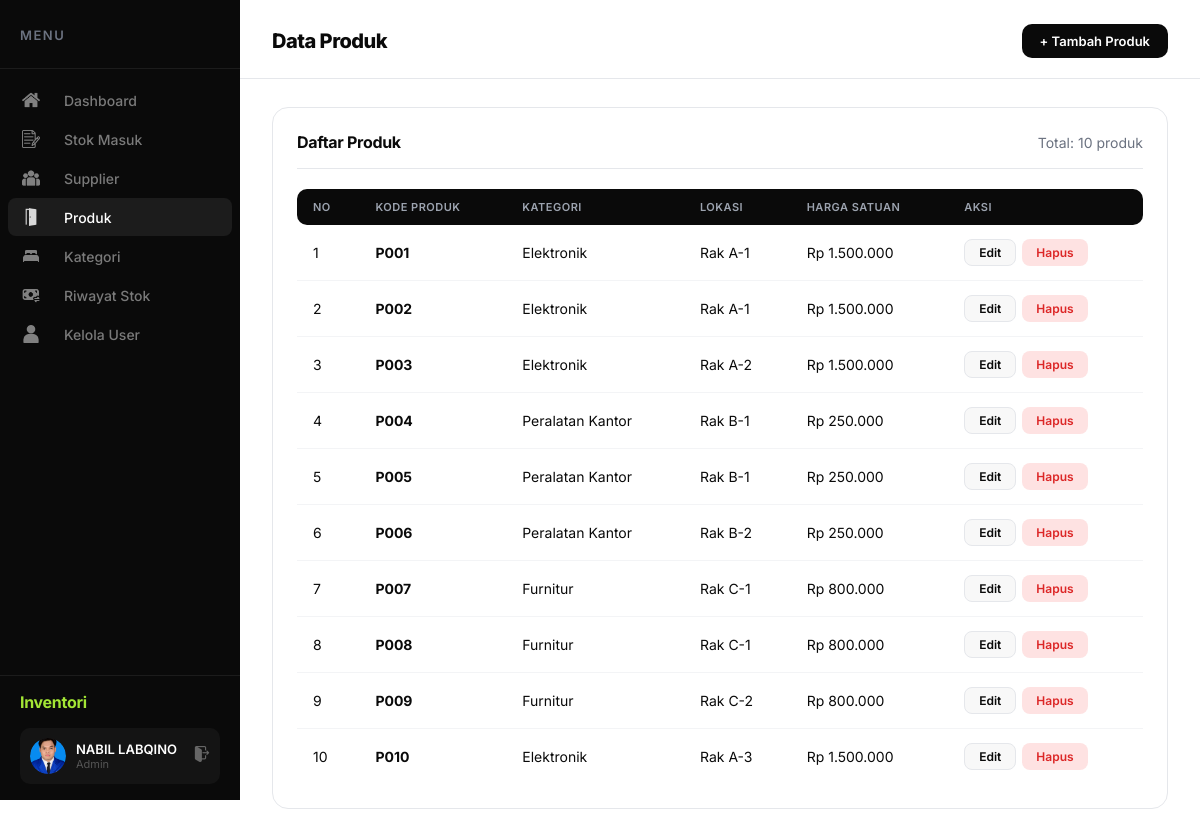
The page /produk/TampilProduk.php (signed in) on the database its author committed.
### tables this page shows
CREATE TABLE `produk` (
  `kode_produk` varchar(10) NOT NULL,
  `id_kategori` int(11) NOT NULL,
  `lokasi` varchar(20) NOT NULL
);

CREATE TABLE `kategori` (
  `id_kategori` int(11) NOT NULL,
  `nama_kategori` varchar(50) NOT NULL,
  `harga_satuan` decimal(15,2) NOT NULL,
  `stok_minimum` int(11) NOT NULL,
  `foto` varchar(255) DEFAULT NULL
);

### produk/TampilProduk.php (the view, shortened to what this page needs)
<?php
include "../koneksi.php";
$base_url = '../';
$current_page = 'produk';
$result = $koneksi->query("SELECT p.*, k.nama_kategori, k.harga_satuan FROM produk p JOIN kategori k ON p.id_kategori = k.id_kategori ORDER BY p.kode_produk")->fetchAll();
?>
<!DOCTYPE html>
<html lang="id">
<head>
    <link rel="stylesheet" href="../css/dashboard.css">
</head>
<body>
    <div class="dashboard">
        <?php include '../includes/sidebar.php'; ?>
        <main class="main">
            <header class="header">
                <h1 class="page-title">Data Produk</h1>
                <div class="header-right">
                    <a href="TambahProduk.php" class="btn btn-primary">+ Tambah Produk</a>
                </div>
            </header>
            <div class="content">
                <div class="card">
                    <div class="card-header">
                        <h3 class="card-title">Daftar Produk</h3>
                        <span style="color: var(--text-gray); font-size: 14px;">Total: <?= count($result) ?>
                            produk</span>
                    </div>
                    <div class="table-responsive">
                        <table class="table">
                            <thead>
                                <tr>
                                    <th>No</th>
                                    <th>Kode Produk</th>
                                    <th>Kategori</th>
                                    <th>Lokasi</th>
                                    <th>Harga Satuan</th>
                                    <th>Aksi</th>
                                </tr>
                            </thead>
                            <tbody>
                                <?php $no = 1;
                                foreach ($result as $row): ?>
                                    <tr>
                                        <td><?= $no++ ?></td>
                                        <td><strong><?= htmlspecialchars($row['kode_produk']) ?></strong></td>
                                        <td><?= htmlspecialchars($row['nama_kategori']) ?></td>
                                        <td><?= htmlspecialchars($row['lokasi']) ?></td>
                                        <td>Rp <?= number_format($row['harga_satuan'], 0, ',', '.') ?></td>
                                        <td class="actions">
                                            <a href="KoreksiProduk.php?id=<?= $row['kode_produk'] ?>"
                                                class="btn btn-sm btn-secondary">Edit</a>
                                            <a href="HapusProduk.php?id=<?= $row['kode_produk'] ?>"
                                                class="btn btn-sm btn-danger"
                                                onclick="return confirm('Hapus produk ini?')">Hapus</a>
                                        </td>
                                    </tr>
                                <?php endforeach; ?>
                            </tbody>
                        </table>
                    </div>
                </div>
            </div>
        </main>
    </div>
</body>
</html>

### includes/sidebar.php (shortened to what this page needs)
<aside class="sidebar">
    <div class="logo">
        <span class="logo-text">Menu</span>
    </div>
    <ul class="nav-menu">
        <li><a href="<?= $base_url ?>menu.php" class="<?= $current_page == 'dashboard' ? 'active' : '' ?>">
                <img src="<?= $base_url ?>includes/images/dashboard.png" class="nav-icon" alt=""> Dashboard</a></li>
        <li><a href="<?= $base_url ?>stok_masuk.php" class="<?= $current_page == 'stok_masuk' ? 'active' : '' ?>">
                <img src="<?= $base_url ?>includes/images/transaksibaru.png" class="nav-icon" alt=""> Stok Masuk</a>
        </li>
        <li><a href="<?= $base_url ?>supplier/TampilSupplier.php"
                class="<?= $current_page == 'supplier' ? 'active' : '' ?>">
                <img src="<?= $base_url ?>includes/images/penyewa.png" class="nav-icon" alt=""> Supplier</a></li>
        <li><a href="<?= $base_url ?>produk/TampilProduk.php" class="<?= $current_page == 'produk' ? 'active' : '' ?>">
                <img src="<?= $base_url ?>includes/images/kamar.png" class="nav-icon" alt=""> Produk</a></li>
        <li><a href="<?= $base_url ?>kategori/TampilKategori.php"
                class="<?= $current_page == 'kategori' ? 'active' : '' ?>">
                <img src="<?= $base_url ?>includes/images/tipekamar.png" class="nav-icon" alt=""> Kategori</a></li>
        <li><a href="<?= $base_url ?>riwayat_stok/TampilRiwayatStok.php"
                class="<?= $current_page == 'riwayat_stok' ? 'active' : '' ?>">
                <img src="<?= $base_url ?>includes/images/transaksi.png" class="nav-icon" alt=""> Riwayat Stok</a></li>
        <li><a href="<?= $base_url ?>user/TampilUser.php" class="<?= $current_page == 'user' ? 'active' : '' ?>">
                <img src="<?= $base_url ?>includes/images/usericon.png" class="nav-icon" alt=""> Kelola User</a></li>
    </ul>
    <div class="sidebar-footer">
        <div class="sidebar-brand">Inventori</div>
        <div class="user-card">
            <div class="user-avatar">
                <?php if (!empty($_SESSION['foto'])): ?>
                    <img src="<?= $base_url ?>user/uploads/<?= htmlspecialchars($_SESSION['foto']) ?>" alt="Avatar"
                        style="width: 36px; height: 36px; border-radius: 50%; object-fit: cover;">
                <?php else: ?>
                    <span style="color: #6b7280;">&#128100;</span>
                <?php endif; ?>
            </div>
            <div class="user-info">
                <div class="user-name">
                    <?= htmlspecialchars($_SESSION['nama'] ?? 'User') ?>
                </div>
                <div class="user-role">Admin</div>
            </div>
            <a href="<?= $base_url ?>logout.php" class="logout-link" title="Logout"><img
                    src="<?= $base_url ?>includes/images/logout.png" alt="Logout"
                    style="width: 16px; height: 16px; filter: brightness(0) invert(0.4);"></a>
        </div>
    </div>
</aside>

### css/dashboard.css (style rules this page uses)
:root { --accent: #a3e635; --accent-dark: #84cc16; --dark: #0a0a0a; --dark-2: #141414; --dark-3: #1c1c1c; --bg-main: #ffffff; --bg-section: #f8f8f8; --bg-card: #ffffff; --text-dark: #0a0a0a; --text-gray: #6b7280; --text-light: #9ca3af; --border: #e5e7eb; --success: #22c55e; --danger: #ef4444; --warning: #f59e0b; --sidebar-width: 240px; }
* { margin: 0; padding: 0; box-sizing: border-box; }
body { font-family: 'Inter', -apple-system, sans-serif; background: var(--bg-main); color: var(--text-dark); position: relative; overflow-x: hidden; }
.dashboard { display: flex; min-height: 100vh; position: relative; }
.sidebar { width: var(--sidebar-width); background: var(--dark); position: fixed; height: 100vh; display: flex; flex-direction: column; z-index: 10000; }
.logo { padding: 24px 20px; border-bottom: 1px solid var(--dark-3); }
.logo-text { font-size: 13px; font-weight: 600; color: #6b7280; text-transform: uppercase; letter-spacing: 1.5px; }
.nav-menu { list-style: none; padding: 12px 8px; flex: 1; overflow-y: auto; }
.nav-menu li { margin-bottom: 1px; }
.nav-menu a { display: flex; align-items: center; gap: 12px; padding: 10px 14px; color: #7a7a7a; text-decoration: none; font-size: 14px; font-weight: 500; border-radius: 8px; transition: all 0.15s ease; }
.nav-menu a.active { color: #ffffff; background: var(--dark-3); }
.sidebar-footer { padding: 16px 20px; border-top: 1px solid var(--dark-3); }
.sidebar-brand { color: var(--accent); font-size: 16px; font-weight: 700; letter-spacing: -0.3px; margin-bottom: 16px; }
.user-card { display: flex; align-items: center; gap: 10px; padding: 10px; background: var(--dark-2); border-radius: 10px; }
.user-avatar { width: 36px; height: 36px; background: var(--dark-3); border-radius: 50%; display: flex; align-items: center; justify-content: center; font-size: 16px; overflow: hidden; flex-shrink: 0; }
.user-info { flex: 1; min-width: 0; }
.user-name { font-size: 13px; font-weight: 600; color: #ffffff; white-space: nowrap; overflow: hidden; text-overflow: ellipsis; }
.user-role { font-size: 11px; color: #555; }
.logout-link { color: #555; text-decoration: none; transition: color 0.15s; flex-shrink: 0; }
.main { flex: 1; margin-left: var(--sidebar-width); padding-right: 0; }
.header { background: var(--bg-main); padding: 24px 32px 20px; display: flex; justify-content: space-between; align-items: center; border-bottom: 1px solid var(--border); position: sticky; top: 0; z-index: 100; }
.page-title { font-size: 20px; font-weight: 800; color: var(--text-dark); letter-spacing: -0.5px; }
.header-right { display: flex; align-items: center; gap: 12px; }
.content { padding: 28px 32px; }
.card { background: var(--bg-card); border-radius: 16px; border: 1px solid var(--border); padding: 24px; margin-bottom: 24px; }
.card-header { display: flex; justify-content: space-between; align-items: center; margin-bottom: 20px; padding-bottom: 16px; border-bottom: 1px solid var(--border); }
.card-title { font-size: 16px; font-weight: 700; color: var(--text-dark); letter-spacing: -0.3px; }
.btn { display: inline-flex; align-items: center; gap: 8px; padding: 9px 18px; border-radius: 10px; font-size: 13px; font-weight: 600; text-decoration: none; border: none; cursor: pointer; transition: all 0.15s; font-family: inherit; }
.btn-primary { background: var(--dark); color: #fff; }
.btn-danger { background: #fee2e2; color: #dc2626; }
.btn-secondary { background: var(--bg-section); color: var(--text-dark); border: 1px solid var(--border); }
.btn-sm { padding: 5px 14px; font-size: 12px; border-radius: 8px; }
.table-responsive { overflow-x: auto; }
.table { width: 100%; border-collapse: separate; border-spacing: 0; }
.table th { text-align: left; padding: 11px 16px; background: var(--dark); font-size: 11px; font-weight: 600; color: #9ca3af; text-transform: uppercase; letter-spacing: 0.5px; }
.table th:first-child { border-radius: 10px 0 0 10px; }
.table th:last-child { border-radius: 0 10px 10px 0; }
.table td { padding: 14px 16px; border-bottom: 1px solid #f3f4f6; font-size: 14px; color: var(--text-dark); }
.table tr:last-child td { border-bottom: none; }
.table .actions { display: flex; gap: 6px; }

### includes/sidebar.php (style rules this page uses)
.nav-icon { width: 18px; height: 18px; object-fit: contain; margin-right: 12px; vertical-align: middle; filter: brightness(0) invert(0.5); transition: filter 0.15s; }
.nav-menu a.active .nav-icon { filter: brightness(0) invert(0.85); }

### rows shown on the page
produk: kode_produk "P001", id_kategori.nama_kategori "Elektronik", lokasi "Rak A-1", id_kategori.harga_satuan "1.500.000"
produk: kode_produk "P002", id_kategori.nama_kategori "Elektronik", lokasi "Rak A-1", id_kategori.harga_satuan "1.500.000"
produk: kode_produk "P003", id_kategori.nama_kategori "Elektronik", lokasi "Rak A-2", id_kategori.harga_satuan "1.500.000"
produk: kode_produk "P004", id_kategori.nama_kategori "Peralatan Kantor", lokasi "Rak B-1", id_kategori.harga_satuan "250.000"
produk: kode_produk "P005", id_kategori.nama_kategori "Peralatan Kantor", lokasi "Rak B-1", id_kategori.harga_satuan "250.000"
produk: kode_produk "P006", id_kategori.nama_kategori "Peralatan Kantor", lokasi "Rak B-2", id_kategori.harga_satuan "250.000"
produk: kode_produk "P007", id_kategori.nama_kategori "Furnitur", lokasi "Rak C-1", id_kategori.harga_satuan "800.000"
produk: kode_produk "P008", id_kategori.nama_kategori "Furnitur", lokasi "Rak C-1", id_kategori.harga_satuan "800.000"
produk: kode_produk "P009", id_kategori.nama_kategori "Furnitur", lokasi "Rak C-2", id_kategori.harga_satuan "800.000"
produk: kode_produk "P010", id_kategori.nama_kategori "Elektronik", lokasi "Rak A-3", id_kategori.harga_satuan "1.500.000"

### other values the page prints
$_SESSION['nama'] "NABIL LABQINO"
count($result) "10"
